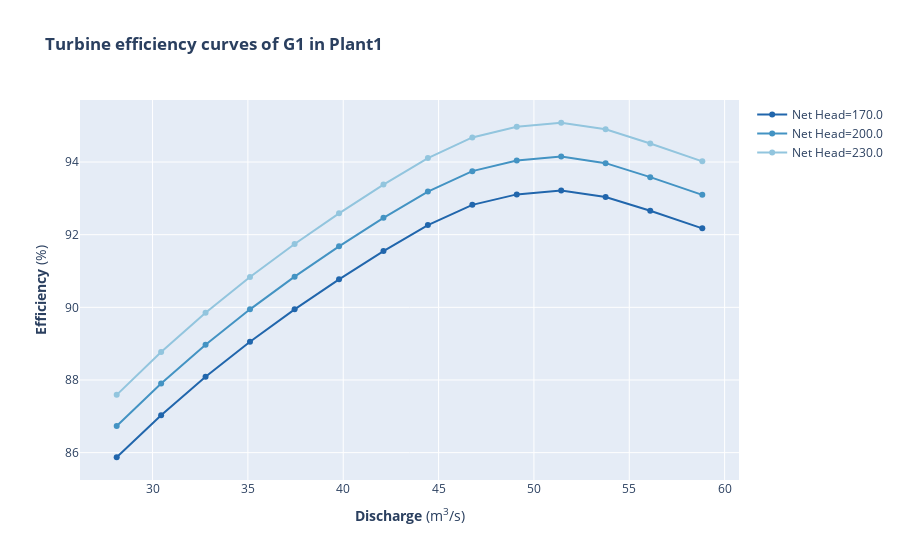

Notebook source saved alongside this figure:
### Markdown cell above
Now we can plot some of the generator data, to ensure that we have the correct data.

### Code cell
# Plotting the turbine efficiency curves of G1 (G2 is the same as G1) in Plant1 
turb_eff_curves=shop.model.generator.Plant1_Generator1.turb_eff_curves.get()

fig = go.Figure()
colorscale = px.colors.sequential.RdBu_r
color = 0
for curve in turb_eff_curves:
    color+=1
    curve_name="Net Head="+str(curve.name)
    fig.add_trace(go.Scatter(x=curve.index, y=curve.values, marker_color = colorscale[color], name=curve_name, mode="lines+markers", line=dict(width=2)))

fig.update_layout(title="<b>Turbine efficiency curves of G1 in Plant1</b>", xaxis_title="<b>Discharge</b> (m<sup>3</sup>/s)", yaxis_title="<b>Efficiency</b> (%)")

fig.show()

### Figure 1 — Plotly figure (JSON) as saved in the notebook; plotly's stock layout.template omitted (floating-point values rounded to 4 significant figures)
{"data": [{"line": {"width": 2}, "marker": {"color": "rgb(33,102,172)"}, "mode": "lines+markers", "name": "Net Head=170.0", "type": "scatter", "x": [28.12, 30.45, 32.78, 35.11, 37.45, 39.78, 42.11, 44.44, 46.77, 49.1, 51.43, 53.76, 56.1, 58.83], "y": [85.87, 87.03, 88.09, 89.05, 89.94, 90.77, 91.55, 92.26, 92.82, 93.11, 93.22, 93.04, 92.66, 92.17]}, {"line": {"width": 2}, "marker": {"color": "rgb(67,147,195)"}, "mode": "lines+markers", "name": "Net Head=200.0", "type": "scatter", "x": [28.12, 30.45, 32.78, 35.11, 37.45, 39.78, 42.11, 44.44, 46.77, 49.1, 51.43, 53.76, 56.1, 58.83], "y": [86.73, 87.9, 88.97, 89.94, 90.84, 91.68, 92.46, 93.19, 93.75, 94.04, 94.15, 93.97, 93.58, 93.1]}, {"line": {"width": 2}, "marker": {"color": "rgb(146,197,222)"}, "mode": "lines+markers", "name": "Net Head=230.0", "type": "scatter", "x": [28.12, 30.45, 32.78, 35.11, 37.45, 39.78, 42.11, 44.44, 46.77, 49.1, 51.43, 53.76, 56.1, 58.83], "y": [87.59, 88.77, 89.85, 90.84, 91.74, 92.59, 93.38, 94.11, 94.68, 94.97, 95.08, 94.9, 94.51, 94.02]}], "layout": {"autosize": true, "title": {"text": "<b>Turbine efficiency curves of G1 in Plant1</b>"}, "xaxis": {"autorange": true, "range": [26.26, 60.69], "title": {"text": "<b>Discharge</b> (m<sup>3</sup>/s)"}, "type": "linear"}, "yaxis": {"autorange": true, "range": [85.11, 95.84], "title": {"text": "<b>Efficiency</b> (%)"}, "type": "linear"}}}
